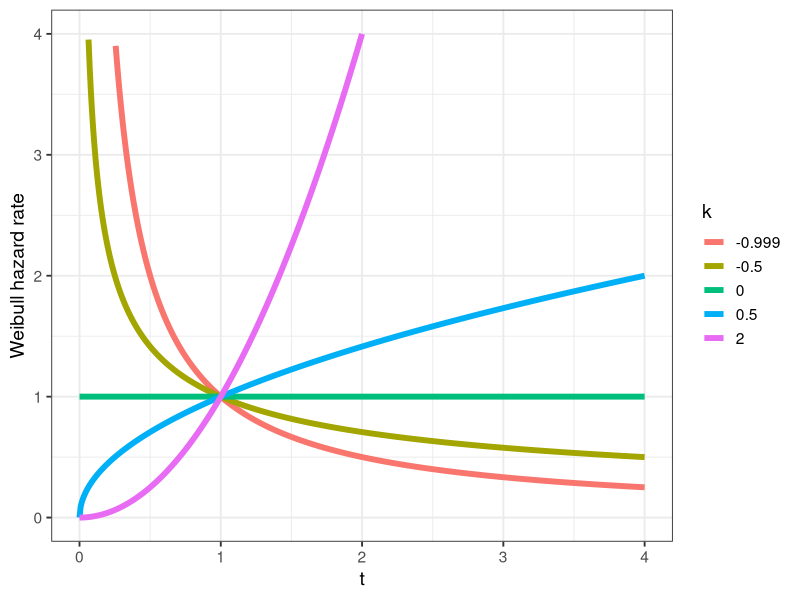

This chart was generated by the following R code:
## ---- chunk 1
library(dplyr)
library(ggplot2)

knitr::opts_chunk$set(fig.width=7, fig.asp=.5, fig.align = 'center') 
## ---- chunk 2
hWeibull <- function(x, b, k) b * x ^ k
# curve(hWeibull(x, b = 1, k = -1))

expand.grid(t = seq(0, 4, length=501),
            k = c(-0.999, -0.5, 0, 0.5, 2)) %>%
    mutate(y = hWeibull(t, b = 1, k = k),
           k=factor(k)) %>%
    ggplot(aes(x=t, y=y, col=k)) + geom_line(lwd = 2) +
    ylim(0, 4) + xlab("t") +
    ylab("Weibull hazard rate") + theme_bw(base_size = 14)
